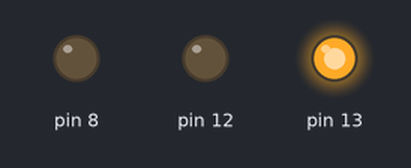
Recording of a sketch running on a simulated Arduino Uno, built with avr-gcc and run on an emulated ATmega328P. Shown: output pins drawn as LEDs (lit = HIGH).

Above: at 0.5 s.
At 1.5 s:
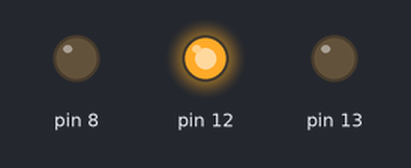
At 5.5 s:
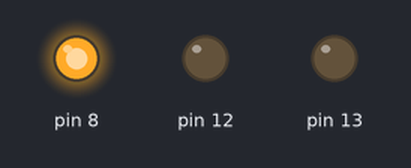
Timing chart, 0 to 6.9 s (numbered marks = the images above):
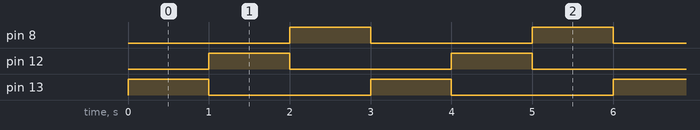

The sketch:

mgirek2lab2.ino
```cpp
// Name: Maciej Girek
// Lab: Monday @ 1 pm
// Description: Get 3 LEDs to blink at different times
// Included 2 LEDs : red and green ,respectively connected to pic 8 and 12, 2 resistors
// References : http://arduino.cc/en/Tutorial/Blink
void setup() {
  // initialize digital pin LED_BUILTIN as an output.
  pinMode(12, OUTPUT);
  pinMode(8, OUTPUT);
  pinMode(13, OUTPUT);
}

// the loop function runs over and over again forever
void loop() {
  digitalWrite(8, LOW);
  digitalWrite(13, HIGH);   // turn the LED on (HIGH is the voltage level)
  digitalWrite(12,LOW);
  delay(1000);                       // wait for a second
  digitalWrite(13, LOW);
  digitalWrite(12, HIGH);
  digitalWrite(8, LOW);    // turn the LED off by making the voltage LOW
  delay(1000);                       // wait for a second
  digitalWrite(13, LOW);
  digitalWrite(12, LOW);
  digitalWrite(8, HIGH);
  delay(1000);
}
```

Measured:
- by itself, pin 8, pin 12, pin 13: alternates HIGH for 1.0 s and LOW for 2.0 s
- by itself, everything shown: repeats every 3.0 s, in 3 steps
